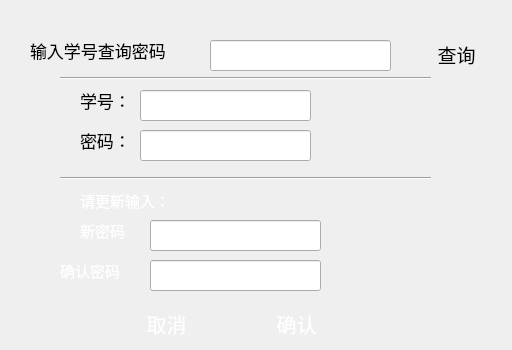
<?xml version="1.0" encoding="UTF-8"?>
<ui version="4.0">
 <class>Stu_modpassword</class>
 <widget class="QWidget" name="Stu_modpassword">
  <property name="geometry">
   <rect>
    <x>0</x>
    <y>0</y>
    <width>512</width>
    <height>350</height>
   </rect>
  </property>
  <property name="windowTitle">
   <string>Form</string>
  </property>
  <widget class="QLabel" name="label">
   <property name="geometry">
    <rect>
     <x>30</x>
     <y>40</y>
     <width>191</width>
     <height>21</height>
    </rect>
   </property>
   <property name="font">
    <font>
     <pointsize>13</pointsize>
    </font>
   </property>
   <property name="text">
    <string>输入学号查询密码</string>
   </property>
  </widget>
  <widget class="QLineEdit" name="Id">
   <property name="geometry">
    <rect>
     <x>210</x>
     <y>40</y>
     <width>181</width>
     <height>31</height>
    </rect>
   </property>
   <property name="font">
    <font>
     <pointsize>13</pointsize>
    </font>
   </property>
  </widget>
  <widget class="QLineEdit" name="show_Id">
   <property name="geometry">
    <rect>
     <x>140</x>
     <y>90</y>
     <width>171</width>
     <height>31</height>
    </rect>
   </property>
   <property name="font">
    <font>
     <pointsize>13</pointsize>
    </font>
   </property>
  </widget>
  <widget class="QLabel" name="label_2">
   <property name="geometry">
    <rect>
     <x>80</x>
     <y>90</y>
     <width>51</width>
     <height>21</height>
    </rect>
   </property>
   <property name="font">
    <font>
     <pointsize>13</pointsize>
    </font>
   </property>
   <property name="text">
    <string>学号：</string>
   </property>
  </widget>
  <widget class="Line" name="line">
   <property name="geometry">
    <rect>
     <x>60</x>
     <y>70</y>
     <width>371</width>
     <height>16</height>
    </rect>
   </property>
   <property name="font">
    <font>
     <pointsize>23</pointsize>
    </font>
   </property>
   <property name="orientation">
    <enum>Qt::Horizontal</enum>
   </property>
  </widget>
  <widget class="QLineEdit" name="show_password">
   <property name="geometry">
    <rect>
     <x>140</x>
     <y>130</y>
     <width>171</width>
     <height>31</height>
    </rect>
   </property>
   <property name="font">
    <font>
     <pointsize>13</pointsize>
    </font>
   </property>
  </widget>
  <widget class="QLabel" name="label_3">
   <property name="geometry">
    <rect>
     <x>80</x>
     <y>130</y>
     <width>101</width>
     <height>21</height>
    </rect>
   </property>
   <property name="font">
    <font>
     <pointsize>13</pointsize>
    </font>
   </property>
   <property name="text">
    <string>密码：</string>
   </property>
  </widget>
  <widget class="QPushButton" name="pushButton">
   <property name="geometry">
    <rect>
     <x>250</x>
     <y>310</y>
     <width>93</width>
     <height>28</height>
    </rect>
   </property>
   <property name="font">
    <font>
     <pointsize>15</pointsize>
    </font>
   </property>
   <property name="styleSheet">
    <string notr="true">color: rgb(255, 255, 255);</string>
   </property>
   <property name="text">
    <string>确认</string>
   </property>
   <property name="flat">
    <bool>true</bool>
   </property>
  </widget>
  <widget class="QPushButton" name="pushButton_2">
   <property name="geometry">
    <rect>
     <x>120</x>
     <y>310</y>
     <width>93</width>
     <height>28</height>
    </rect>
   </property>
   <property name="font">
    <font>
     <pointsize>15</pointsize>
    </font>
   </property>
   <property name="styleSheet">
    <string notr="true">color: rgb(255, 255, 255);</string>
   </property>
   <property name="text">
    <string>取消</string>
   </property>
   <property name="flat">
    <bool>true</bool>
   </property>
  </widget>
  <widget class="QPushButton" name="pushButton_3">
   <property name="geometry">
    <rect>
     <x>410</x>
     <y>40</y>
     <width>93</width>
     <height>28</height>
    </rect>
   </property>
   <property name="font">
    <font>
     <pointsize>14</pointsize>
    </font>
   </property>
   <property name="text">
    <string>查询</string>
   </property>
   <property name="flat">
    <bool>true</bool>
   </property>
  </widget>
  <widget class="QLabel" name="label_4">
   <property name="geometry">
    <rect>
     <x>80</x>
     <y>190</y>
     <width>111</width>
     <height>21</height>
    </rect>
   </property>
   <property name="font">
    <font>
     <pointsize>11</pointsize>
    </font>
   </property>
   <property name="styleSheet">
    <string notr="true">color: rgb(255, 255, 255);
</string>
   </property>
   <property name="text">
    <string>请更新输入：</string>
   </property>
  </widget>
  <widget class="Line" name="line_2">
   <property name="geometry">
    <rect>
     <x>60</x>
     <y>170</y>
     <width>371</width>
     <height>16</height>
    </rect>
   </property>
   <property name="font">
    <font>
     <pointsize>23</pointsize>
    </font>
   </property>
   <property name="orientation">
    <enum>Qt::Horizontal</enum>
   </property>
  </widget>
  <widget class="QLineEdit" name="second_password">
   <property name="geometry">
    <rect>
     <x>150</x>
     <y>260</y>
     <width>171</width>
     <height>31</height>
    </rect>
   </property>
   <property name="font">
    <font>
     <pointsize>13</pointsize>
    </font>
   </property>
  </widget>
  <widget class="QLineEdit" name="new_password">
   <property name="geometry">
    <rect>
     <x>150</x>
     <y>220</y>
     <width>171</width>
     <height>31</height>
    </rect>
   </property>
   <property name="font">
    <font>
     <pointsize>13</pointsize>
    </font>
   </property>
  </widget>
  <widget class="QLabel" name="label_5">
   <property name="geometry">
    <rect>
     <x>80</x>
     <y>220</y>
     <width>61</width>
     <height>21</height>
    </rect>
   </property>
   <property name="font">
    <font>
     <pointsize>11</pointsize>
    </font>
   </property>
   <property name="styleSheet">
    <string notr="true">color: rgb(255, 255, 255);</string>
   </property>
   <property name="text">
    <string>新密码</string>
   </property>
  </widget>
  <widget class="QLabel" name="label_6">
   <property name="geometry">
    <rect>
     <x>60</x>
     <y>260</y>
     <width>81</width>
     <height>21</height>
    </rect>
   </property>
   <property name="font">
    <font>
     <pointsize>11</pointsize>
    </font>
   </property>
   <property name="styleSheet">
    <string notr="true">color: rgb(255, 255, 255);</string>
   </property>
   <property name="text">
    <string>确认密码</string>
   </property>
  </widget>
  <widget class="QLabel" name="label_7">
   <property name="geometry">
    <rect>
     <x>1</x>
     <y>0</y>
     <width>511</width>
     <height>351</height>
    </rect>
   </property>
   <property name="text">
    <string/>
   </property>
   <property name="pixmap">
    <pixmap resource="background.qrc">:/new/prefix1/img/u=3644447688,4249624897&amp;fm=26&amp;fmt=auto.webp</pixmap>
   </property>
   <property name="scaledContents">
    <bool>true</bool>
   </property>
  </widget>
  <zorder>label_7</zorder>
  <zorder>label</zorder>
  <zorder>Id</zorder>
  <zorder>show_Id</zorder>
  <zorder>label_2</zorder>
  <zorder>line</zorder>
  <zorder>show_password</zorder>
  <zorder>label_3</zorder>
  <zorder>pushButton</zorder>
  <zorder>pushButton_2</zorder>
  <zorder>pushButton_3</zorder>
  <zorder>label_4</zorder>
  <zorder>line_2</zorder>
  <zorder>second_password</zorder>
  <zorder>new_password</zorder>
  <zorder>label_5</zorder>
  <zorder>label_6</zorder>
 </widget>
 <resources>
  <include location="background.qrc"/>
 </resources>
 <connections/>
</ui>
